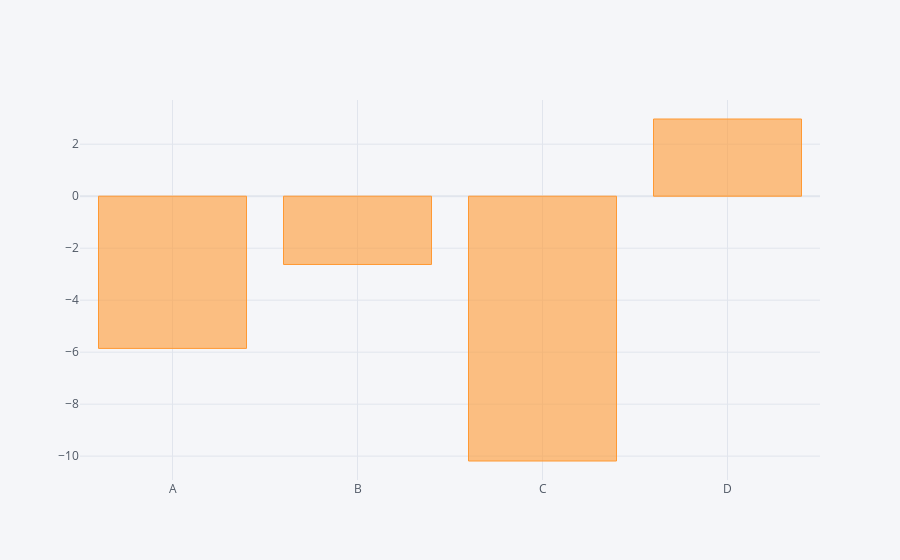

Source (notebook cell):
### Code cell
df.sum().iplot(kind='bar')

### Figure 1 — Plotly figure (JSON) as saved in the notebook; plotly's stock layout.template omitted (floating-point values rounded to 4 significant figures)
{"data": [{"marker": {"color": "rgba(255, 153, 51, 0.6)", "line": {"color": "rgba(255, 153, 51, 1.0)", "width": 1}}, "name": "None", "orientation": "v", "text": "", "type": "bar", "x": ["A", "B", "C", "D"], "y": [-5.855, -2.627, -10.19, 2.97]}], "layout": {"legend": {"bgcolor": "#F5F6F9", "font": {"color": "#4D5663"}}, "paper_bgcolor": "#F5F6F9", "plot_bgcolor": "#F5F6F9", "title": {"font": {"color": "#4D5663"}}, "xaxis": {"gridcolor": "#E1E5ED", "showgrid": true, "tickfont": {"color": "#4D5663"}, "title": {"font": {"color": "#4D5663"}, "text": ""}, "zerolinecolor": "#E1E5ED"}, "yaxis": {"gridcolor": "#E1E5ED", "showgrid": true, "tickfont": {"color": "#4D5663"}, "title": {"font": {"color": "#4D5663"}, "text": ""}, "zerolinecolor": "#E1E5ED"}}}
